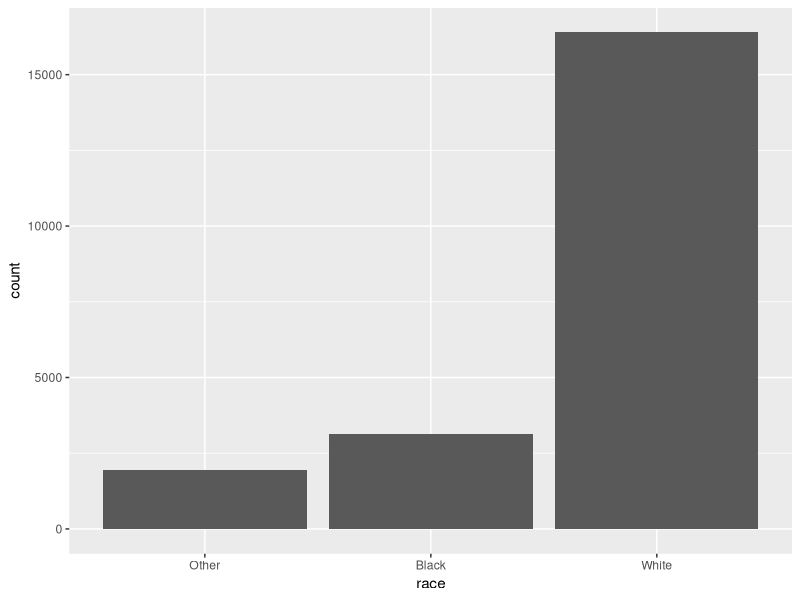
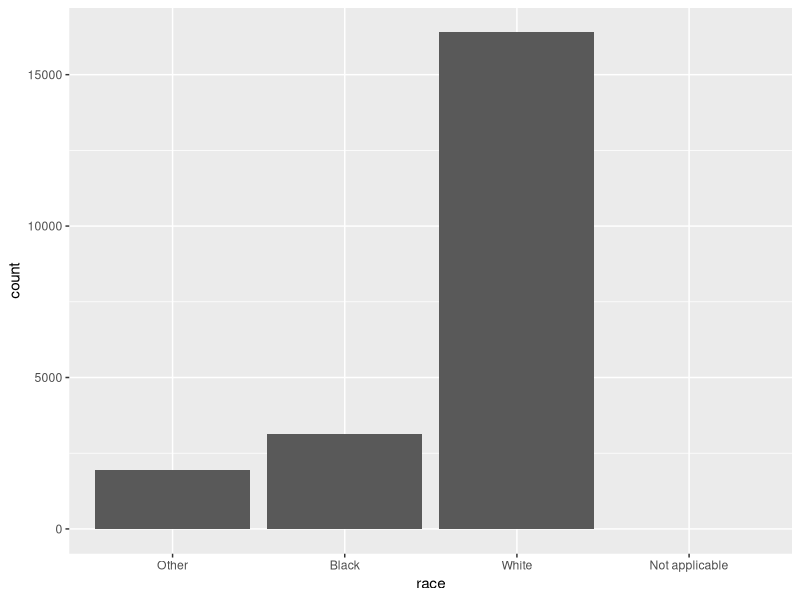
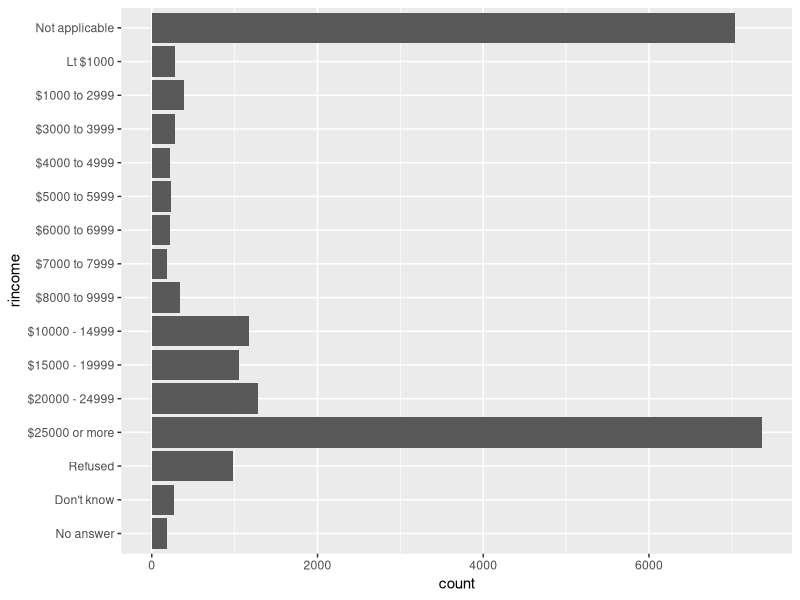
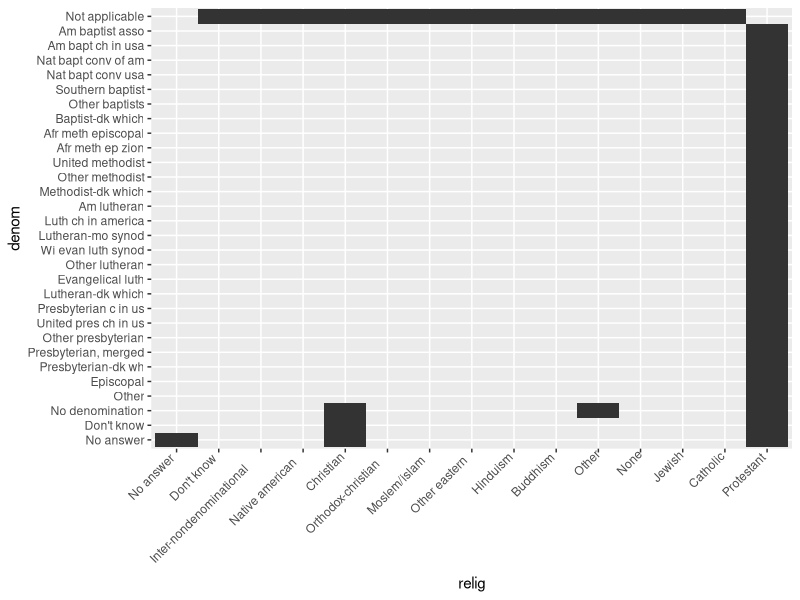

Write the R code that produced these figures, in order.
## ---- chunk 1
library(tidyverse)

read_path = Sys.getenv('DATASETS')
write_path = paste(read_path, 'output', sep = '/')
working_dir = Sys.getenv('R_WORKING_DIR')

full_read_path <- function(filename) {
  paste(read_path, filename, sep = '/')
}

full_write_path <- function(filename) {
  paste(write_path, filename, sep = '/')
}

full_wd_path <- function(filename) {
  paste(working_dir, filename, sep = '/')
}
## ---- chunk 2
x1 <- c("Dec", "Apr", "Jan", "Mar")
month_levels <- c(
  "Jan", "Feb", "Mar", "Apr", "May", "Jun", 
  "Jul", "Aug", "Sep", "Oct", "Nov", "Dec"
)
y1 <- factor(x1, levels = month_levels)
y1
sort(y1)
## ---- chunk 3
x2 <- c("Dec", "Apr", "Jam", "Mar")
y2 <- factor(x2, levels = month_levels)
y2
## ---- chunk 4
y2 <- parse_factor(x2, levels = month_levels)
## ---- chunk 5
factor(x1)
## ---- chunk 6
f1 <- factor(x1, levels = unique(x1))
f1
f2 <- x1 %>% factor() %>% fct_inorder()
f2
## ---- chunk 7
levels(f2)
## ---- chunk 8
gss_cat
## ---- chunk 9
gss_cat %>% count(race)
## ---- chunk 10
ggplot(gss_cat, aes(race)) +
  geom_bar()

ggplot(gss_cat, aes(race)) +
  geom_bar() +
  scale_x_discrete(drop = FALSE)
## ---- chunk 11
ggplot(gss_cat, aes(rincome)) +
  geom_bar() +
  coord_flip() # %>%
  # scale_x_discrete(drop = FALSE)
## ---- chunk 12
gss_cat %>%
  group_by(relig) %>%
  summarise(count = n()) %>%
  arrange(desc(count)) %>%
  head(1) %>%
  pull(relig)

gss_cat %>%
  group_by(partyid) %>%
  summarise(count = n()) %>%
  arrange(desc(count)) %>%
  head(1) %>%
  pull(partyid)
## ---- chunk 13
gss_cat %>%
  select(relig, denom) %>%
  group_by(relig, denom) %>%
  summarise(num_denom = n()) %>%
  pivot_wider(names_from = relig, values_from = num_denom)

gss_cat %>%
  select(relig, denom) %>%
  group_by(relig, denom) %>%
  summarise(num_denom = n()) %>%
  ggplot(aes(relig, denom)) +
  geom_tile() +
  theme(axis.text.x = element_text(angle = 45, 
                                   vjust = 1.1, 
                                   hjust = 1.2))
  
